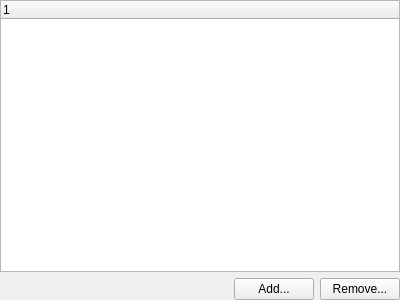
<?xml version="1.0" encoding="UTF-8"?>
<ui version="4.0">
 <class>CAttributesEditorUI</class>
 <widget class="QWidget" name="CAttributesEditorUI">
  <property name="geometry">
   <rect>
    <x>0</x>
    <y>0</y>
    <width>400</width>
    <height>300</height>
   </rect>
  </property>
  <property name="windowTitle">
   <string>Custom Attributes</string>
  </property>
  <layout class="QVBoxLayout" name="verticalLayout">
   <property name="leftMargin">
    <number>0</number>
   </property>
   <property name="topMargin">
    <number>0</number>
   </property>
   <property name="rightMargin">
    <number>0</number>
   </property>
   <property name="bottomMargin">
    <number>0</number>
   </property>
   <item>
    <widget class="CPropertyEditorUIBase" name="Editor"/>
   </item>
   <item>
    <layout class="QHBoxLayout" name="horizontalLayout">
     <item>
      <spacer name="horizontalSpacer">
       <property name="orientation">
        <enum>Qt::Horizontal</enum>
       </property>
       <property name="sizeHint" stdset="0">
        <size>
         <width>40</width>
         <height>20</height>
        </size>
       </property>
      </spacer>
     </item>
     <item>
      <widget class="QPushButton" name="AddButton">
       <property name="statusTip">
        <string>Add new custom attribute for the selected items</string>
       </property>
       <property name="text">
        <string>Add...</string>
       </property>
      </widget>
     </item>
     <item>
      <widget class="QPushButton" name="RemoveButton">
       <property name="statusTip">
        <string>Remove the attribute from the selected items</string>
       </property>
       <property name="text">
        <string>Remove...</string>
       </property>
      </widget>
     </item>
    </layout>
   </item>
  </layout>
 </widget>
 <customwidgets>
  <customwidget>
   <class>CPropertyEditorUIBase</class>
   <extends>QTreeWidget</extends>
   <header location="global">CPropertyEditorUIBase.h</header>
  </customwidget>
 </customwidgets>
 <resources/>
 <connections/>
</ui>
